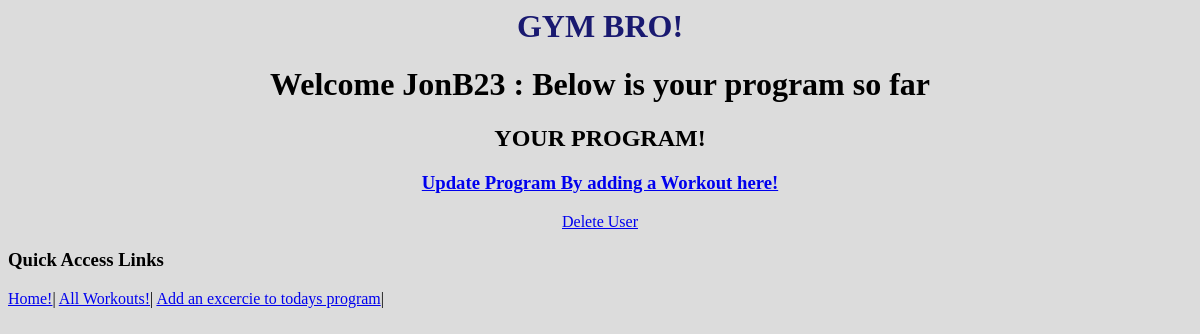
/gym_bro/user_page/3, run on an earlier commit of the app's database.
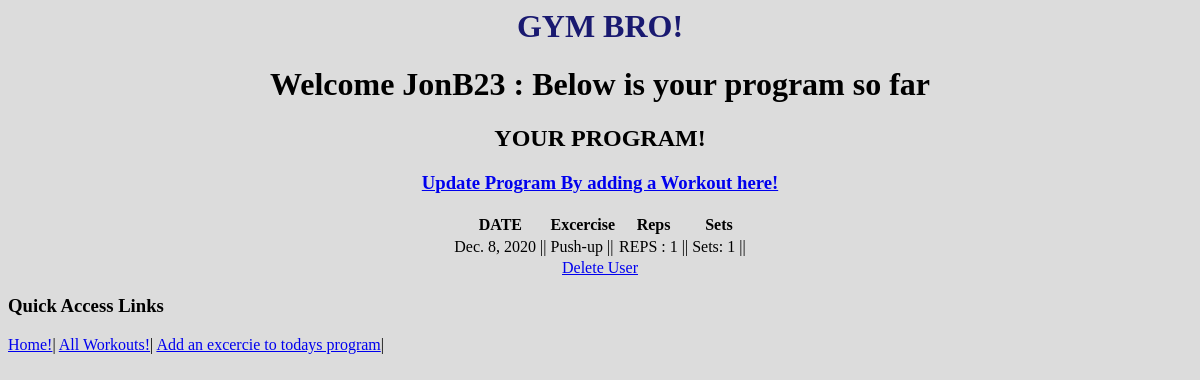
And on a later commit of the database.
### gym_bro/models.py (models this page shows, shortened)
class Program(models.Model):
    user = models.ForeignKey('User', on_delete=models.CASCADE)
    excercises = models.ForeignKey(Workout, on_delete=models.CASCADE)
    reps = models.IntegerField (blank=True)
    sets = models.IntegerField (blank=True) #is there a way to add numeric feilds ?
    date = models.DateField (blank=True,default=datetime.date.today)

class Workout(models.Model):
    name = models.TextField(blank=True)
    description = models.TextField(blank=True)
    image_url = models.URLField(blank=True)
    def __str__ (self):
        return f'{self.name}'

### gym_bro/views.py (the view)
class UserPageView (DetailView):
    model = User
    template_name = "gym_bro/user_page.html"
    context_object_name = 'user_page'

### gym_bro/models.py (called while the page is built)
    def __str__ (self):
        return f'{self.user_name}'

    def get_program_data(self):
        return Program.objects.filter(user=self)

### gym_bro/templates/gym_bro/user_page.html
{% extends 'gym_bro/base.html' %}
{% block content %}
<body style="background-color: gainsboro;">
    <center>
<h1> Welcome {{user_page}} : Below is your program so far</h1>
<h2>YOUR PROGRAM! </h2>
<h3><a href="{% url 'update_program' %}">Update Program By adding a Workout here!</a></h3>
    {% for p in user_page.get_program_data %}
    <table>
    <tr>
        <th>
            DATE
        </th>
        <th>Excercise</th>
        <th>Reps</th>
        <th>Sets</th>
    </tr>
    <tr>
    <td>
    {{p.date}} ||
    </td>
    <td>
    {{p.excercises}}  ||
    </td>
    <td>
    REPS : {{p.reps}} ||
    </td>
    <td>
    Sets: {{p.sets}} ||
    </td>
    </tr>
    </table>
    {% endfor %}
    <a href="% url 'delete_user' user_page.pk%">Delete User</a>
</center>
</body>
    {% endblock %}

What changed in the data, as far as the page shows it:
added Program: date "Dec. 8, 2020", excercises "Push-up", reps "1", sets "1"
